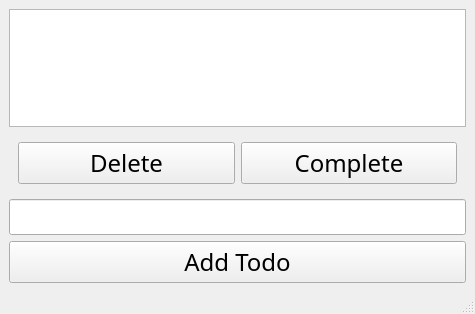
<?xml version="1.0" encoding="UTF-8"?>
<ui version="4.0">
 <class>MainWindow</class>
 <widget class="QMainWindow" name="MainWindow">
  <property name="geometry">
   <rect>
    <x>0</x>
    <y>0</y>
    <width>475</width>
    <height>314</height>
   </rect>
  </property>
  <property name="windowTitle">
   <string>Todo</string>
  </property>
  <widget class="QWidget" name="centralwidget">
   <layout class="QVBoxLayout" name="verticalLayout">
    <item>
     <widget class="QListView" name="todoView">
      <property name="font">
       <font>
        <pointsize>18</pointsize>
       </font>
      </property>
      <property name="selectionMode">
       <enum>QAbstractItemView::SingleSelection</enum>
      </property>
     </widget>
    </item>
    <item>
     <widget class="QWidget" name="widget" native="true">
      <layout class="QHBoxLayout" name="horizontalLayout">
       <item>
        <widget class="QPushButton" name="deleteButton">
         <property name="font">
          <font>
           <family>JetBrains Mono</family>
           <pointsize>18</pointsize>
          </font>
         </property>
         <property name="text">
          <string>Delete</string>
         </property>
        </widget>
       </item>
       <item>
        <widget class="QPushButton" name="completeButton">
         <property name="font">
          <font>
           <family>JetBrains Mono</family>
           <pointsize>18</pointsize>
          </font>
         </property>
         <property name="text">
          <string>Complete</string>
         </property>
        </widget>
       </item>
      </layout>
     </widget>
    </item>
    <item>
     <widget class="QLineEdit" name="todoEdit">
      <property name="font">
       <font>
        <family>Courier New</family>
        <pointsize>18</pointsize>
       </font>
      </property>
     </widget>
    </item>
    <item>
     <widget class="QPushButton" name="addButton">
      <property name="font">
       <font>
        <family>PT Mono</family>
        <pointsize>18</pointsize>
       </font>
      </property>
      <property name="text">
       <string>Add Todo</string>
      </property>
     </widget>
    </item>
   </layout>
  </widget>
  <widget class="QMenuBar" name="menubar">
   <property name="geometry">
    <rect>
     <x>0</x>
     <y>0</y>
     <width>475</width>
     <height>22</height>
    </rect>
   </property>
  </widget>
  <widget class="QStatusBar" name="statusbar"/>
 </widget>
 <resources/>
 <connections/>
</ui>
